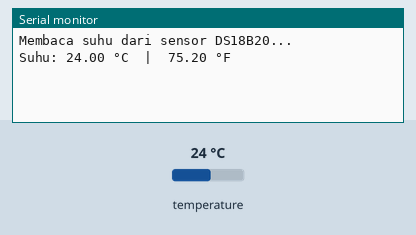
Bench run of a sketch on a simulated Arduino Uno, built with avr-gcc and run on an emulated ATmega328P. On the bench: the last lines printed to the serial monitor. The test bench sets the inputs (shaded band); at power-on: temperature 24 °C.

Above: at 1.5 s.
1.6 s: temperature set to 12 °C
At 4.3 s:
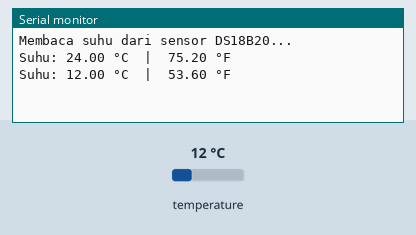
4.6 s: temperature set to 19 °C
At 6.8 s:
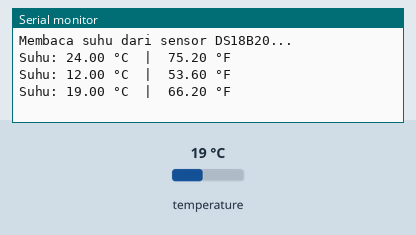
Timing chart, 0 to 8.3 s (numbered marks = the images above; inputs shaded):
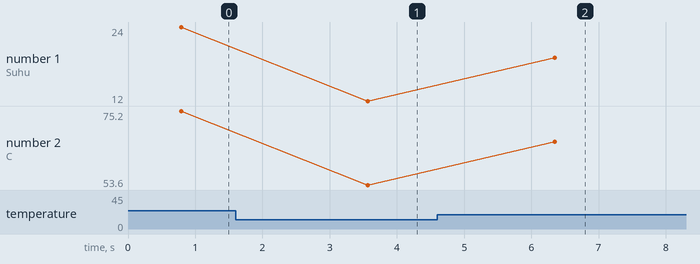

Measured:
- after the input at 1.6 s, the serial monitor: prints a new line after 2.0 s (image 1)
- after the input at 4.6 s, the serial monitor: prints a new line after 1.7 s (image 2)
- plotted number 1: 24 → 12 after the input at 1.6 s, 12 → 19 after the input at 4.6 s
- plotted number 2: 75.2 → 53.6 after the input at 1.6 s, 53.6 → 66.2 after the input at 4.6 s

The sketch:

test_sensor_DS18B20.ino
```cpp
#include <OneWire.h>
#include <DallasTemperature.h>

// Tentukan pin GPIO tempat kabel data sensor terhubung
const int oneWireBus = 27;

// Inisialisasi OneWire untuk berkomunikasi dengan sensor
OneWire oneWire(oneWireBus);

// Berikan referensi OneWire ke DallasTemperature
DallasTemperature sensors(&oneWire);

void setup(void) {
  // Mulai komunikasi serial untuk menampilkan hasil
  Serial.begin(115200);

  // Mulai pustaka DallasTemperature
  sensors.begin();

  Serial.println("Membaca suhu dari sensor DS18B20...");
}

void loop(void) {
  // Perintahkan semua sensor di bus untuk melakukan konversi suhu
  sensors.requestTemperatures();

  // Baca suhu dalam Celcius
  float temperatureC = sensors.getTempCByIndex(0);

  // Baca suhu dalam Fahrenheit
  float temperatureF = sensors.getTempFByIndex(0);

  // Cek jika data suhu valid
  if (temperatureC != DEVICE_DISCONNECTED_C) {
    Serial.print("Suhu: ");
    Serial.print(temperatureC);
    Serial.print(" °C");
    Serial.print("  |  ");
    Serial.print(temperatureF);
    Serial.println(" °F");
  } else {
    Serial.println("Gagal membaca suhu dari sensor!");
  }

  // Tunggu 2 detik sebelum pembacaan berikutnya
  delay(2000);
}
```
